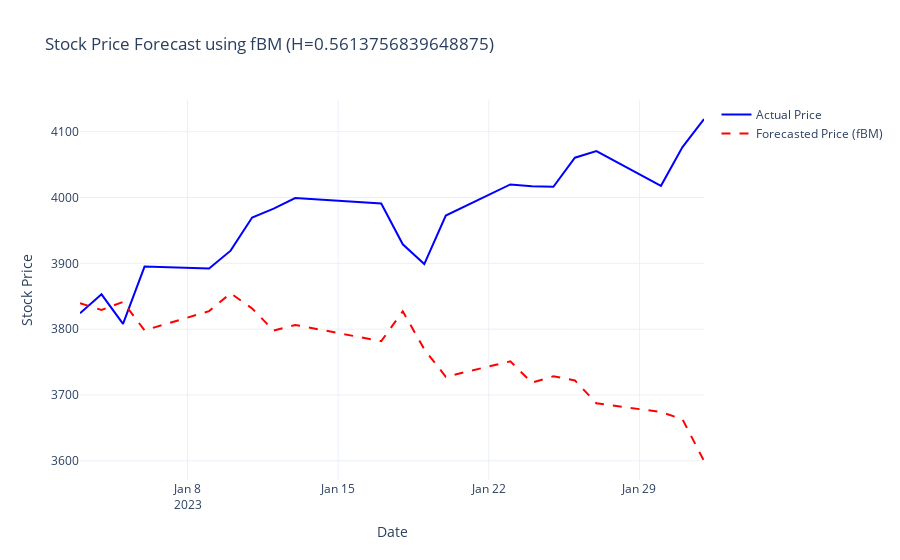

Here is the notebook cell this chart was saved with:
### Code cell
from stochastic.processes.continuous import FractionalBrownianMotion
import numpy as np
import random
import plotly.graph_objects as go

def simulate_fbm_prices(train_data, test_data, H):
    """Simulate future stock prices using a geometric fractional Brownian motion model."""    
    # Calculate drift (μ) and volatility (σ) from training log returns
    mu = train_data["log_returns"].mean()
    sigma = train_data["log_returns"].std()

    # Define Fractional Brownian Motion (fBM) model
    n_days = len(test_data)
    fbm = FractionalBrownianMotion(hurst=H, t=n_days - 1)
    fbm_values = fbm.sample(n=n_days - 1)
    
    # Use the last known price from training data as the starting point
    S0 = train_data['price'].iloc[-1]
    simulated_prices = S0 * np.exp(mu * np.arange(n_days) + sigma * fbm_values)
    
    return simulated_prices

def plot_actual_vs_simulated(test_data, simulated_prices, H):
    """Create an interactive Plotly plot comparing the actual prices with simulated prices."""
    fig = go.Figure()
    fig.add_trace(go.Scatter(
        x=test_data.index,
        y=test_data["price"],
        mode='lines',
        name='Actual Price',
        line=dict(color='blue')
    ))
    fig.add_trace(go.Scatter(
        x=test_data.index,
        y=simulated_prices,
        mode='lines',
        name='Forecasted Price (fBM)',
        line=dict(color='red', dash='dash')
    ))
    fig.update_layout(
        title=f"Stock Price Forecast using fBM (H={H})",
        xaxis_title="Date",
        yaxis_title="Stock Price",
        template="plotly_white"
    )
    fig.show()

simulated_prices = simulate_fbm_prices(SNP_training_df, SNP_testing_df, SNP_hurst_est)
plot_actual_vs_simulated(SNP_testing_df, simulated_prices, SNP_hurst_est)

### Figure 1 — Plotly figure (JSON) as saved in the notebook; plotly's stock layout.template omitted (floating-point values rounded to 4 significant figures)
{"data": [{"line": {"color": "blue"}, "mode": "lines", "name": "Actual Price", "type": "scatter", "x": ["2023-01-03T00:00:00", "2023-01-04T00:00:00", "2023-01-05T00:00:00", "2023-01-06T00:00:00", "2023-01-09T00:00:00", "2023-01-10T00:00:00", "2023-01-11T00:00:00", "2023-01-12T00:00:00", "2023-01-13T00:00:00", "2023-01-17T00:00:00", "2023-01-18T00:00:00", "2023-01-19T00:00:00", "2023-01-20T00:00:00", "2023-01-23T00:00:00", "2023-01-24T00:00:00", "2023-01-25T00:00:00", "2023-01-26T00:00:00", "2023-01-27T00:00:00", "2023-01-30T00:00:00", "2023-01-31T00:00:00", "2023-02-01T00:00:00"], "y": [3824.0, 3853.0, 3808.0, 3895.0, 3892.0, 3919.0, 3970.0, 3983.0, 3999.0, 3991.0, 3929.0, 3899.0, 3973.0, 4020.0, 4017.0, 4016.0, 4060.0, 4071.0, 4018.0, 4077.0, 4119.0]}, {"line": {"color": "red", "dash": "dash"}, "mode": "lines", "name": "Forecasted Price (fBM)", "type": "scatter", "x": ["2023-01-03T00:00:00", "2023-01-04T00:00:00", "2023-01-05T00:00:00", "2023-01-06T00:00:00", "2023-01-09T00:00:00", "2023-01-10T00:00:00", "2023-01-11T00:00:00", "2023-01-12T00:00:00", "2023-01-13T00:00:00", "2023-01-17T00:00:00", "2023-01-18T00:00:00", "2023-01-19T00:00:00", "2023-01-20T00:00:00", "2023-01-23T00:00:00", "2023-01-24T00:00:00", "2023-01-25T00:00:00", "2023-01-26T00:00:00", "2023-01-27T00:00:00", "2023-01-30T00:00:00", "2023-01-31T00:00:00", "2023-02-01T00:00:00"], "y": [3840.0, 3829.0, 3841.0, 3798.0, 3827.0, 3854.0, 3832.0, 3798.0, 3806.0, 3782.0, 3827.0, 3769.0, 3728.0, 3751.0, 3719.0, 3729.0, 3722.0, 3687.0, 3674.0, 3663.0, 3600.0]}], "layout": {"title": {"text": "Stock Price Forecast using fBM (H=0.5613756839648875)"}, "xaxis": {"title": {"text": "Date"}}, "yaxis": {"title": {"text": "Stock Price"}}}}
